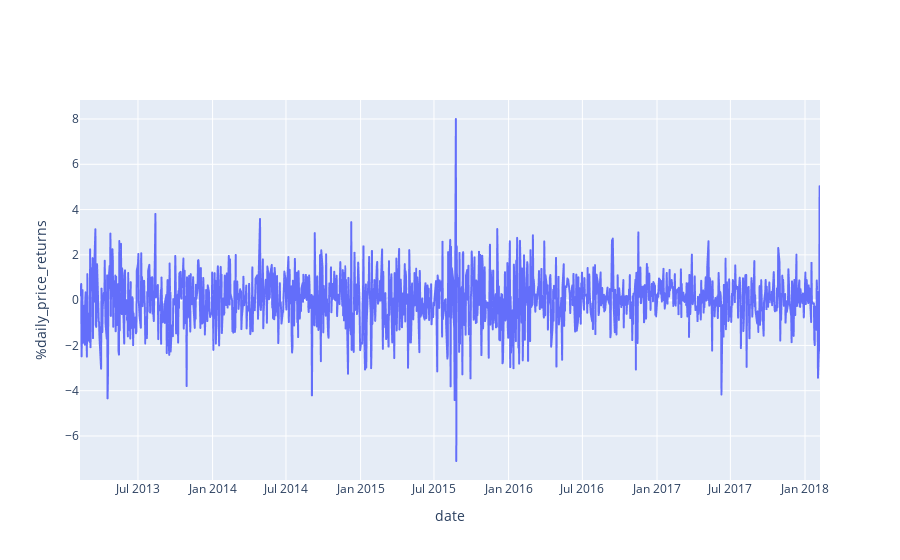

The notebook cell this image was saved under:
### Code cell
fig = px.line(df, x = 'date', y='%daily_price_returns', title=' ')
fig.show()

### Figure 1 — Plotly figure (JSON) as saved in the notebook; plotly's stock layout.template omitted (floating-point values rounded to 4 significant figures; data arrays with more than 128 entries replaced by an {"elided": "..."} marker saying what was removed)
{"data": [{"hovertemplate": "date=%{x}<br>%daily_price_returns=%{y}<extra></extra>", "legendgroup": "", "line": {"color": "#636efa", "dash": "solid"}, "marker": {"symbol": "circle"}, "mode": "lines", "name": "", "showlegend": false, "type": "scattergl", "x": {"elided": "1259 str values"}, "xaxis": "x", "y": {"elided": "1259 float values"}, "yaxis": "y"}], "layout": {"legend": {"tracegroupgap": 0}, "title": {"text": " "}, "xaxis": {"anchor": "y", "domain": [0, 1], "title": {"text": "date"}}, "yaxis": {"anchor": "x", "domain": [0, 1], "title": {"text": "%daily_price_returns"}}}}
